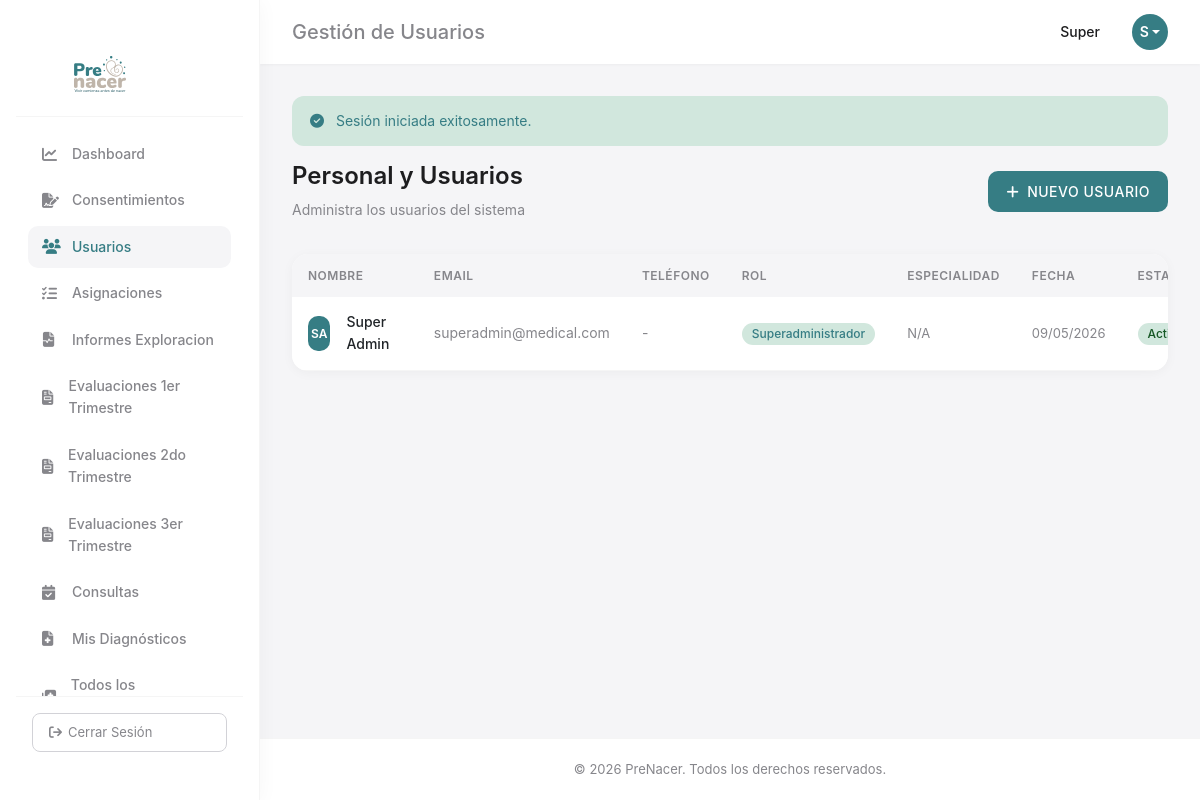
/usuarios (signed in), run on the app's committed database.
### tables this page shows
CREATE TABLE IF NOT EXISTS usuarios (
	id INT PRIMARY KEY AUTO_INCREMENT,
	nombre VARCHAR(100) NOT NULL,
	apellido VARCHAR(100) NOT NULL,
	email VARCHAR(100) UNIQUE NOT NULL,
	password VARCHAR(255) NOT NULL,
	telefono VARCHAR(20),
	especialidad VARCHAR(100),
	rol_id INT,
	activo BOOLEAN DEFAULT TRUE,
	email_verified BOOLEAN DEFAULT FALSE,
	email_verified_at TIMESTAMP NULL,
	remember_token VARCHAR(100) NULL,
	last_login TIMESTAMP NULL,
	last_login_ip VARCHAR(45),
	login_attempts INT DEFAULT 0,
	locked_until TIMESTAMP NULL,
	created_by INT,
	updated_by INT,
	created_at TIMESTAMP DEFAULT CURRENT_TIMESTAMP,
	updated_at TIMESTAMP DEFAULT CURRENT_TIMESTAMP ON UPDATE CURRENT_TIMESTAMP,
	FOREIGN KEY (rol_id) REFERENCES roles(id),
	FOREIGN KEY (created_by) REFERENCES usuarios(id),
	FOREIGN KEY (updated_by) REFERENCES usuarios(id),
	INDEX idx_email (email),
	INDEX idx_activo (activo)
);

CREATE TABLE IF NOT EXISTS roles (
	id INT PRIMARY KEY AUTO_INCREMENT,
	nombre VARCHAR(50) UNIQUE NOT NULL,
	descripcion TEXT,
	created_at TIMESTAMP DEFAULT CURRENT_TIMESTAMP
);

### views/usuarios/index.php (the view, shortened to what the rows shown need)
<?php
$title = "Gestión de Usuarios";
require_once __DIR__ . '/../layouts/header.php';
require_once __DIR__ . '/../layouts/sidebar.php';
?>
<div class="page-header">
    <div class="d-flex justify-content-between align-items-center">
        <div>
            <h1 class="page-title">Personal y Usuarios</h1>
            <p class="page-subtitle">Administra los usuarios del sistema</p>
        </div>
        <a href="<?php echo Url::to('/usuarios/create'); ?>" class="btn btn-apple btn-apple-primary">
            <i class="fa-solid fa-plus"></i> Nuevo Usuario
        </a>
    </div>
</div>
<div class="card">
    <div class="card-body" style="padding: 0;">
        <div class="table-responsive">
            <table class="table">
                <thead>
                    <tr>
                        <th>Nombre</th>
                        <th>Email</th>
                        <th>Teléfono</th>
                        <th>Rol</th>
                        <th>Especialidad</th>
                        <th>Fecha</th>
                        <th>Estado</th>
                    </tr>
                </thead>
                <tbody>
                    <?php if (!empty($medicos)): ?>
                        <?php foreach ($medicos as $userObj): ?>
                            <tr>
                                <td>
                                    <div class="d-flex align-items-center gap-3">
                                        <div style="width: 35px; height: 35px; background: var(--apple-blue); color: white; border-radius: 10px; display: flex; align-items: center; justify-content: center; font-size: 12px; font-weight: 600;">
                                            <?php echo strtoupper(substr($userObj['nombre'] ?? 'U', 0, 1) . substr($userObj['apellido'] ?? '', 0, 1)); ?>
                                        </div>
                                        <span style="font-weight: 500;"><?php echo htmlspecialchars($userObj['nombre'] . ' ' . $userObj['apellido']); ?></span>
                                    </div>
                                </td>
                                <td style="color: var(--apple-gray);"><?php echo htmlspecialchars($userObj['email']); ?></td>
                                <td style="color: var(--apple-gray);"><?php echo htmlspecialchars($userObj['telefono'] ?? '-'); ?></td>
                                <td>
                                    <span class="badge" style="background: #d1e7dd; color: #367d84;"><?php echo htmlspecialchars($userObj['rol_nombre'] ?? 'N/A'); ?></span>
                                </td>
                                <td>
                                    <?php if (!empty($userObj['especialidad'])): ?>
                                        <span class="badge" style="background: #e2e3e5; color: #41464b;"><?php echo htmlspecialchars($userObj['especialidad']); ?></span>
                                    <?php else: ?>
                                        <span style="color: var(--apple-gray); font-size: 13px;">N/A</span>
                                    <?php endif; ?>
                                </td>
                                <td style="color: var(--apple-gray); font-size: 13px;">
                                    <?php echo isset($userObj['created_at']) ? date('d/m/Y', strtotime($userObj['created_at'])) : 'N/A'; ?>
                                </td>
                                <td>
                                    <?php if ($userObj['activo'] == 1): ?>
                                        <span class="badge badge-success">Activo</span>
                                    <?php else: ?>
                                        <span class="badge badge-danger">Inactivo</span>
                                    <?php endif; ?>
                                </td>
                            </tr>
                        <?php endforeach; ?>
                    <?php endif; ?>
                </tbody>
            </table>
        </div>
    </div>
</div>
<?php require_once __DIR__ . '/../layouts/footer.php'; ?>

### views/layouts/sidebar.php (shortened to what the rows shown need)
<?php
$roleId = Session::get('user_role_id');
$currentPath = parse_url($_SERVER['REQUEST_URI'], PHP_URL_PATH);
$basePath = Url::base();
$matchPath = str_replace($basePath, '', $currentPath);
?>
<aside class="sidebar" id="sidebar">
    <div class="sidebar-header">
        <img width="120" src="<?php echo Url::to('/'); ?>/logos/logocolor.svg" alt="logo">
    </div>
    <ul class="sidebar-menu">
        <li>
            <a href="<?= Url::to('/dashboard') ?>" class="<?php echo $matchPath == '/dashboard' ? 'active' : ''; ?>">
                <i class="fa-solid fa-chart-line"></i> Dashboard
            </a>
        </li>
        <li>
            <a href="<?= Url::to('/consentimientos') ?>" class="<?php echo strpos($matchPath, '/consentimientos') === 0 ? 'active' : ''; ?>">
                <i class="fa-solid fa-file-signature"></i> Consentimientos
            </a>
        </li>
        <?php if ($roleId == Auth::ROLE_SUPERADMIN || $roleId == Auth::ROLE_ADMINISTRADOR || $roleId == Auth::ROLE_JEFE): ?>
        <li>
            <a href="<?= Url::to('/usuarios') ?>" class="<?php echo strpos($matchPath, '/usuarios') === 0 ? 'active' : ''; ?>">
                <i class="fa-solid fa-users"></i> Usuarios
            </a>
        </li>
        <li>
            <a href="<?= Url::to('/asignaciones') ?>" class="<?php echo strpos($matchPath, '/asignaciones') === 0 ? 'active' : ''; ?>">
                <i class="fa-solid fa-list-check"></i> Asignaciones
            </a>
        </li>
        <li>
            <a href="<?= Url::to('/informes_exploracion') ?>" class="<?php echo strpos($matchPath, '/informes_exploracion') === 0 ? 'active' : ''; ?>">
                <i class="fa-solid fa-file-medical-alt"></i> Informes Exploracion
            </a>
        </li>
        <li>
            <a href="<?= Url::to('/evaluaciones_1er_trimestre') ?>" class="<?php echo strpos($matchPath, '/evaluaciones_1er_trimestre') === 0 ? 'active' : ''; ?>">
                <i class="fa-solid fa-file-invoice"></i> Evaluaciones 1er Trimestre
            </a>
        </li>
        <li>
            <a href="<?= Url::to('/evaluaciones_2do_trimestre') ?>" class="<?php echo strpos($matchPath, '/evaluaciones_2do_trimestre') === 0 ? 'active' : ''; ?>">
                <i class="fa-solid fa-file-invoice"></i> Evaluaciones 2do Trimestre
            </a>
        </li>
        <li>
            <a href="<?= Url::to('/evaluaciones_3er_trimestre') ?>" class="<?php echo strpos($matchPath, '/evaluaciones_3er_trimestre') === 0 ? 'active' : ''; ?>">
                <i class="fa-solid fa-file-invoice"></i> Evaluaciones 3er Trimestre
            </a>
        </li>
        <?php endif; ?>
        <?php if ($roleId == Auth::ROLE_MEDICO || $roleId == Auth::ROLE_JEFE || $roleId == Auth::ROLE_SUPERADMIN || $roleId == Auth::ROLE_ADMINISTRADOR): ?>
        <li>
            <a href="<?= Url::to('/consultas') ?>" class="<?php echo strpos($matchPath, '/consultas') === 0 ? 'active' : ''; ?>">
                <i class="fa-solid fa-calendar-check"></i> Consultas
            </a>
        </li>
        <li>
            <a href="<?= Url::to('/diagnosticos') ?>" class="<?php echo strpos($matchPath, '/diagnosticos') === 0 && strpos($matchPath, '/diagnosticos/todos') === false ? 'active' : ''; ?>">
                <i class="fa-solid fa-file-medical"></i> Mis Diagnósticos
            </a>
        </li>
        <?php endif; ?>
        <?php if ($roleId != Auth::ROLE_MEDICO): ?>
        <li>
            <a href="<?= Url::to('/diagnosticos/todos') ?>" class="<?php echo $matchPath == '/diagnosticos/todos' ? 'active' : ''; ?>">
                <i class="fa-solid fa-notes-medical"></i> Todos los Diagnósticos
            </a>
        </li>
        <?php endif; ?>
    </ul>
    <div class="mt-auto p-3 border-top" style="border-color: rgba(0,0,0,0.04) !important;">
        <a href="<?= Url::to('/logout') ?>" class="logout-btn w-100">
            <i class="fa-solid fa-arrow-right-from-bracket"></i> Cerrar Sesión
        </a>
    </div>
</aside>
<div class="main-wrapper">
    <header class="top-navbar">
        <div class="d-flex align-items-center">
            <h5 class="m-0" style="color: var(--apple-gray); font-weight: 500;"><?php echo htmlspecialchars($title ?? 'Panel'); ?></h5>
        </div>
        <div class="navbar-user dropdown">
            <div class="user-info d-none d-md-block me-3">
                <div class="user-name"><?php echo htmlspecialchars($user['nombre'] ?? 'Usuario'); ?></div>
            </div>
            <div class="user-avatar dropdown-toggle" role="button" data-bs-toggle="dropdown" aria-expanded="false">
                <?php echo strtoupper(substr($user['nombre'] ?? 'U', 0, 1)); ?>
            </div>
        </div>
    </header>
    <main class="content-area">
        <?php if ($flashSuccess = Session::getFlash('success')): ?>
            <div class="alert" style="background: #d1e7dd; color: #367d84; border-radius: 12px;" role="alert">
                <i class="fa-solid fa-check-circle me-2"></i> <?php echo htmlspecialchars($flashSuccess); ?>
            </div>
        <?php endif; ?>

### data on the page
usuarios: nombre "Super", nombre "S", nombre+apellido "SA", nombre+apellido "Super Admin", email "superadmin@medical.com", telefono "-", rol.nombre "Superadministrador", shows "N/A", created_at "09/05/2026", activo "Activo"

### other printed values
$title "Gestión de Usuarios"
$flashSuccess "Sesión iniciada exitosamente."
